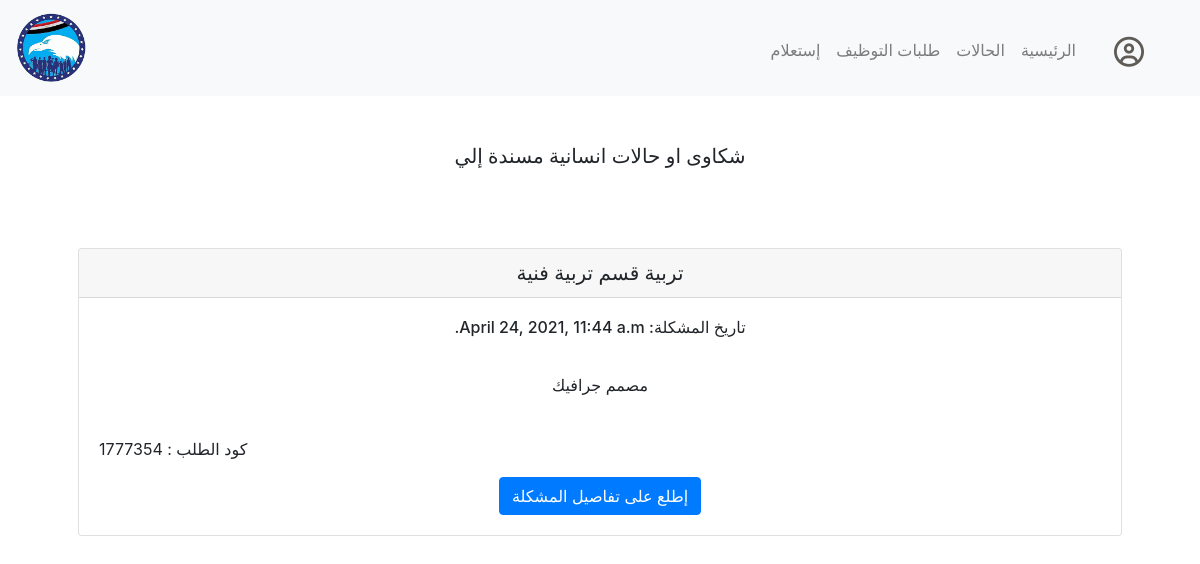
The app's page /myjobs (signed in), older data.
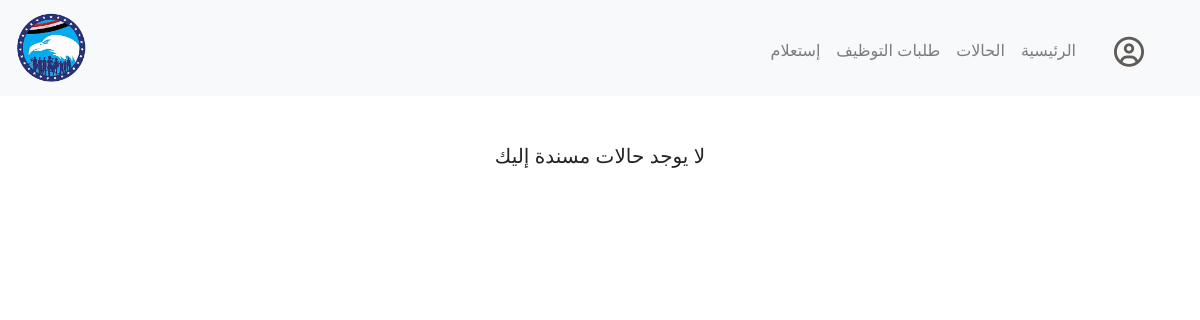
The same page, newer data.
### inhouse/models.py (models this page shows)
class Jobs(models.Model):
    jobCode = models.CharField(max_length=12)
    jobPersonaId = models.ForeignKey(Person, on_delete=models.CASCADE, related_name="applicants")
    jobDate = models.DateTimeField(auto_now_add=True, blank=True)
    jobStatus = models.CharField(max_length=20)
    jobUniversity = models.CharField(max_length=64)
    jobEduMajor = models.CharField(max_length=64)
    jobExtraDetails = models.TextField(blank=True)
    JobResponsible = models.ForeignKey(settings.AUTH_USER_MODEL, on_delete=models.CASCADE, related_name="hr")
    jobCV = models.FileField()

### inhouse/views.py (the view)
# urls.py: path("myjobs", views.myjobs, name="myjobs"),
def myjobs(request):
    if not request.user.is_authenticated:
        return HttpResponseRedirect(reverse("login"))
    gottenUser =  request.user
    theirCases = gottenUser.hr.all()
    return render(request, "inhouse/myjobs.html", {
        "cases" : theirCases
    })

### inhouse/templates/inhouse/myjobs.html (shortened to what this page needs)
      {% extends "inhouse/layout.html" %}
      {% block main %}
      {% if cases %}
      <h5>شكاوى او حالات انسانية مسندة إلي</h5>
      <br>
      <div dir="rtl" class="contanier">
              {% for case in cases %}
              {% if case.jobStatus == 'ongoing' or case.jobStatus == 'new' %}
              <br><br>
              <div class="card myjobcard">
                <h5 class="card-header">{{case.jobEduMajor}}</h5>
                <div class="card-body">
                  <h6 dir="rtl" class="card-title">تاريخ المشكلة: {{case.jobDate}}</h6>
                  <br>
                  <p class="card-text">{{ case.jobExtraDetails|linebreaksbr }}</p>
                  <br>
                  <p class="text-left"> كود الطلب : {{case.jobCode}}</p>
                  <a href="{% url 'case' case.jobCode %}" class="btn btn-primary">إطلع على تفاصيل المشكلة</a>
                </div>
              </div>
              {% endif %}
              {% endfor %}
      </div>
      {% else %}
      <h5>لا يوجد حالات مسندة إليك</h5>
      {% endif %}
      {% endblock %}

Row changes from the older to the newer data that the page shows:
removed Jobs: jobEduMajor "تربية قسم تربية فنية", jobDate "April 24, 2021, 11:44 a.m.", jobExtraDetails "مصمم جرافيك", jobCode "1777354"
Text that changed along with them:
text no longer shown: "شكاوى او حالات انسانية مسندة إلي"
text now shown: "لا يوجد حالات مسندة إليك"
